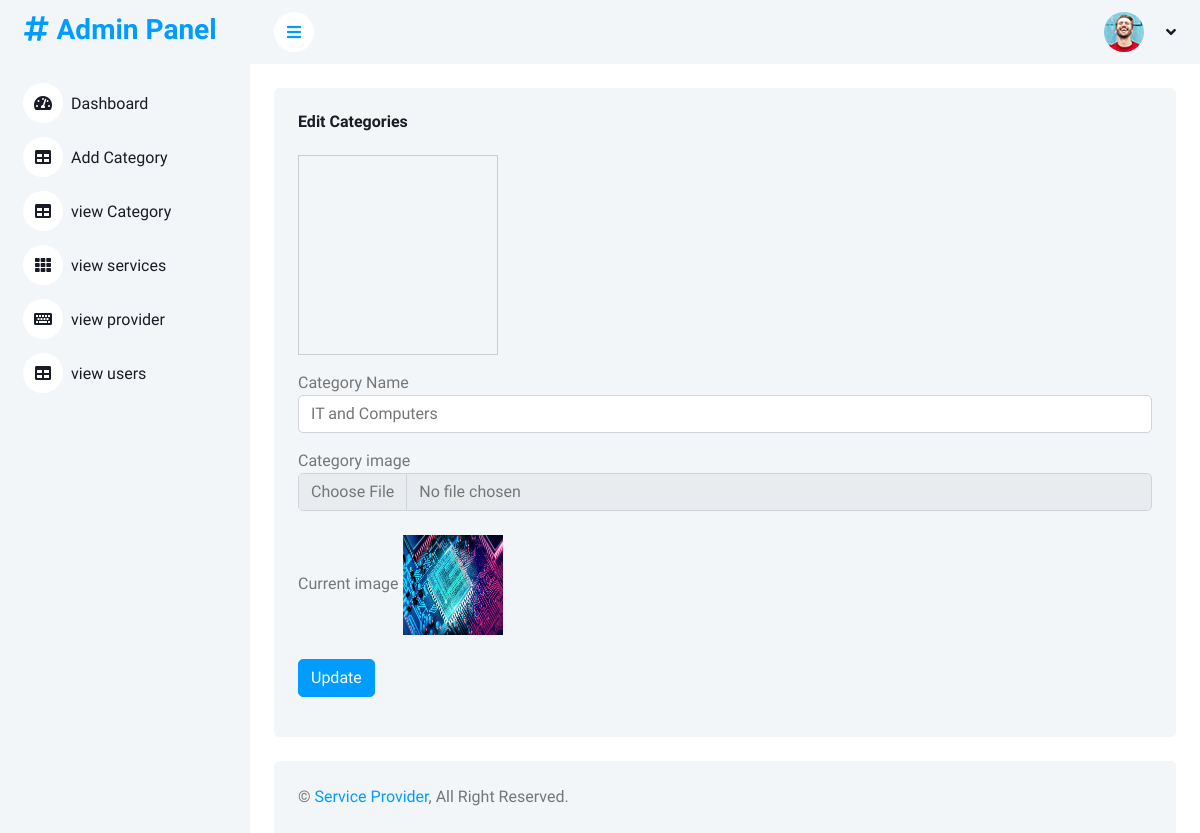
Screenshot of /admin/editCategory.php?id=1 with the database file from the repository.
### tables this page shows
CREATE TABLE IF NOT EXISTS `category` (
  `category_id` int(11) NOT NULL AUTO_INCREMENT,
  `category_name` varchar(200) NOT NULL,
  `category_image` varchar(200) NOT NULL,
  PRIMARY KEY (`category_id`)
);

### admin/editCategory.php (the view, shortened to what this page needs)
<?php
include "sidebar.php";
?>
<?php
if(isset($_GET['id'])){
    ?>
    <div class="container-fluid pt-4 px-4">
        <div class="row g-4">
            <div class="col-12">
                <div class="bg-light rounded h-100 p-4">
                    <h6 class="mb-4">Edit Categories</h6>
                    <div class="preview-img"></div>
                    <form action="upload.php" method="POST" enctype="multipart/form-data">
                        <?php
                        include "../db.php";
                        $cid = $_GET['id'];
                        $sql = "SELECT * FROM category WHERE category_id = '$cid'";
                        $result = mysqli_query($conn, $sql);
                        if(mysqli_num_rows($result) > 0){
                            $rows = mysqli_fetch_array($result);
                            ?>
                                <div class="mb-3 mt-3">
                                    <label for="category-name">Category Name</label>
                                    <input type="text" name="category-name" id="category-name" class="form-control"  value="<?= $rows['category_name']?>" required>
                                </div>
                                <div class="mb-3 mt-3">
                                    <label for="category-name">Category image</label>
                                    <input type="file" name="category-image" id="category-image" class="form-control">
                                </div>
                                <div class="mb-3 mt-3">
                                    <label for="category-name">Current image</label>
                                    <img src="images/<?= $rows['category_image']?>" alt="category image" width="100px" height="100px" class="my-2">
                                </div>
                                <div class="mb-3">
                                    <input type="submit" value="Update" name="edit-btn" class="btn btn-primary">
                                </div>
                            <?php
                        }else{
                            echo "No data found";
                        }
                        ?>
                    </form>
                </div>
            </div>
        </div>
    </div>
<?php
}else{
    echo "No Id Found";
}
?>
<?php
include "footer.php";
?>

### css/style.css (style rules this page uses)
.btn { transition: .5s; }
.btn.btn-primary { color: #FFFFFF; }

### admin/editCategory.php (style rules this page uses)
.preview-img { width: 200px; height: 200px; border: 1px solid #ccc; }

### rows the page displays
category: category-name "IT and Computers", category_image (picture)
